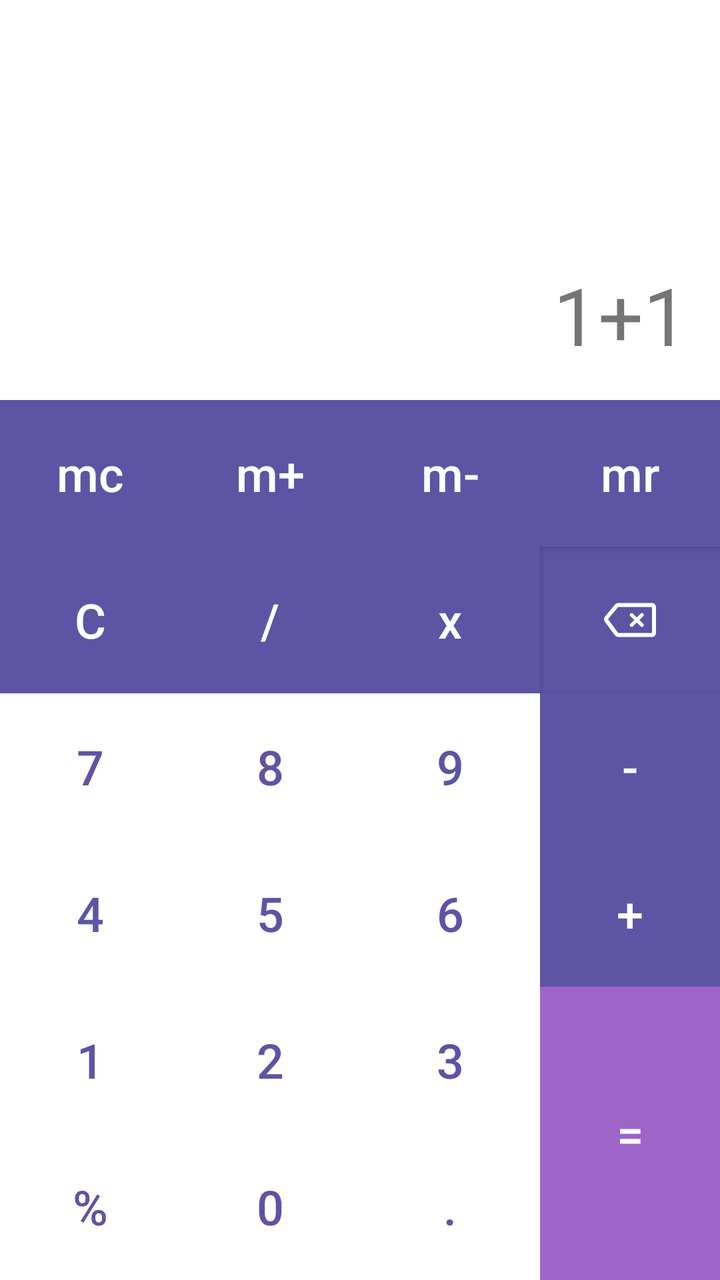
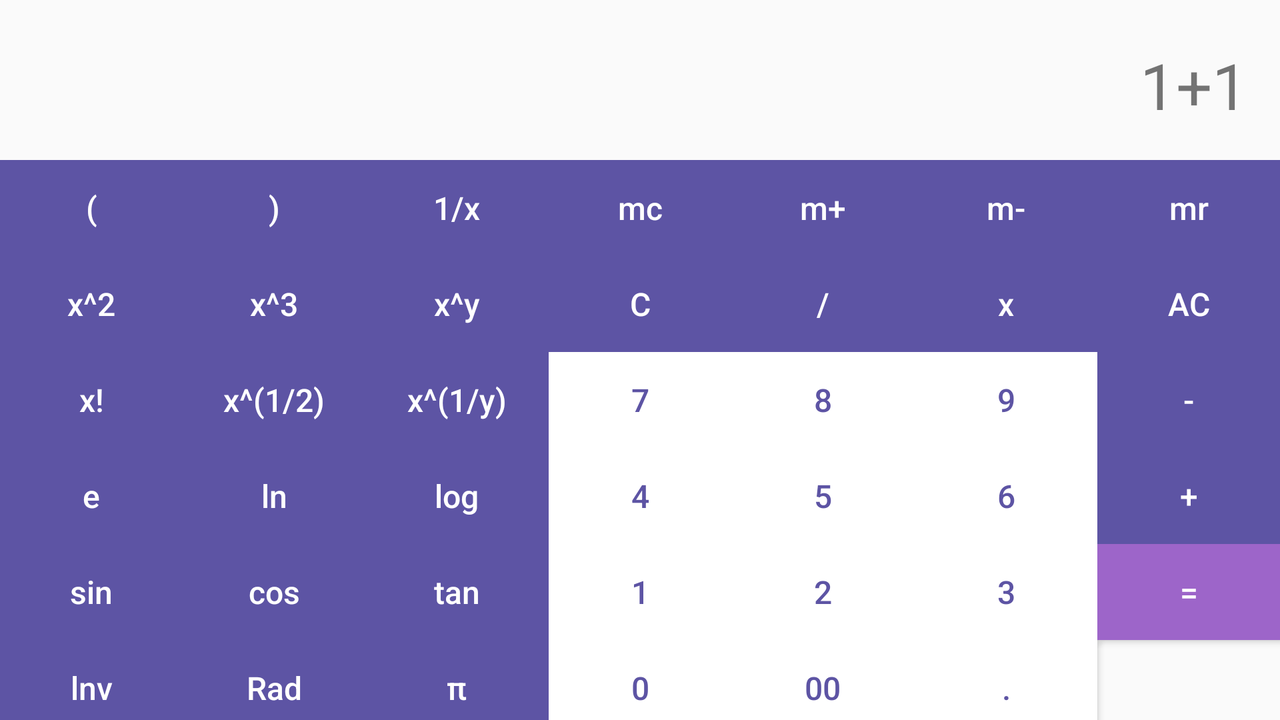

An Android layout and its configuration variant, each rendered on a device that would load it. The default file and the variant file are quoted in full after the pictures.
<!-- AndroidManifest.xml: activity theme Theme.AppCompat.DayNight.NoActionBar -->
<!-- res/layout/activity_calculator.xml -->
<?xml version="1.0" encoding="utf-8"?>
<LinearLayout xmlns:android="http://schemas.android.com/apk/res/android"
    xmlns:app="http://schemas.android.com/apk/res-auto"
    xmlns:tools="http://schemas.android.com/tools"
    android:layout_width="match_parent"
    android:layout_height="match_parent"
    android:orientation="vertical"
    tools:context=".CalculatorActivity">
    <FrameLayout
        android:layout_width="match_parent"
        android:layout_height="200dp"
        android:padding="16dp"
        android:background="@android:color/white"
        android:orientation="vertical">
        <TextView
            android:layout_width="wrap_content"
            android:layout_height="wrap_content"
            android:layout_gravity="bottom|end"
            android:text="1+1"
            android:textSize="40sp"
            />
    </FrameLayout>
    <GridLayout
        android:layout_width="match_parent"
        android:layout_height="match_parent"
        android:columnCount="4"
        android:rowCount="6"
        >
        <Button
            style="@style/CalculatorButtonOp"
            android:text="mc"
            android:textAllCaps="false"
            />
        <Button
            style="@style/CalculatorButtonOp"
            android:text="m+"
            android:textAllCaps="false"
            />
        <Button
            style="@style/CalculatorButtonOp"
            android:text="m-"
            android:textAllCaps="false"
            />
        <Button
            style="@style/CalculatorButtonOp"
            android:text="mr"
            android:textAllCaps="false"
            />
        <Button
            style="@style/CalculatorButtonOp"
            android:text="C"
            />
        <Button
            style="@style/CalculatorButtonOp"
            android:text="/"
            />
        <Button
            style="@style/CalculatorButtonOp"
            android:text="x"
            />
        <ImageButton
            style="@style/CalculatorButtonOp"
            android:src="@drawable/ic_erase"
            />
        <Button
            style="@style/CalculatorButton"
            android:text="7"
            />
        <Button
            style="@style/CalculatorButton"
            android:text="8"
            />
        <Button
            style="@style/CalculatorButton"
            android:text="9"
            />
        <Button
            style="@style/CalculatorButtonOp"
            android:text="-"
            />
        <Button
            style="@style/CalculatorButton"
            android:text="4"
            />
        <Button
            style="@style/CalculatorButton"
            android:text="5"
            />
        <Button
            style="@style/CalculatorButton"
            android:text="6"
            />
        <Button
            style="@style/CalculatorButtonOp"
            android:text="+"
            />
        <Button
            style="@style/CalculatorButton"
            android:text="1"
            />
        <Button
            style="@style/CalculatorButton"
            android:text="2"
            />
        <Button
            style="@style/CalculatorButton"
            android:text="3"
            />
        <Button
            style="@style/CalculatorButton"
            android:layout_rowSpan="2"
            android:background="@color/colorPrimary"
            android:text="="
            android:textColor="@android:color/white"
            />
        <Button
            style="@style/CalculatorButton"
            android:text="%"
            />
        <Button
            style="@style/CalculatorButton"
            android:text="0"
            />
        <Button
            style="@style/CalculatorButton"
            android:text="."
            />
    </GridLayout>
</LinearLayout>
<!-- resources referenced by this layout -->
<resources>
  <color name="colorPrimary">#9d65c9</color>
  <!-- drawable ic_erase (drawable) -->
  <vector xmlns:android="http://schemas.android.com/apk/res/android"
      android:width="28dp"
      android:height="28dp"
      android:viewportWidth="28"
      android:viewportHeight="28">
    <path
        android:pathData="M14.0783,11.9751C13.7956,11.6956 13.7956,11.2423 14.0783,10.9628L14.3342,10.7097C14.6169,10.4301 15.0752,10.4301 15.3579,10.7097L17.4054,12.7346L19.4526,10.71C19.7353,10.4304 20.1936,10.4304 20.4763,10.71L20.7322,10.9631C21.0149,11.2426 21.0149,11.6959 20.7322,11.9755L18.685,14L20.7322,16.0245C21.0149,16.3041 21.0149,16.7574 20.7322,17.0369L20.4763,17.29C20.1936,17.5696 19.7353,17.5696 19.4526,17.29L17.4054,15.2654L15.3579,17.2903C15.0752,17.5699 14.6169,17.5699 14.3342,17.2903L14.0783,17.0372C13.7956,16.7577 13.7956,16.3044 14.0783,16.0249L16.1258,14L14.0783,11.9751Z"
        android:fillColor="#000000"/>
    <path
        android:pathData="M8.061,5.5C7.4648,5.5 6.8997,5.766 6.5197,6.2254L1.4607,12.343C0.8748,13.0515 0.8474,14.0681 1.3942,14.8072L6.4866,21.6896C6.8637,22.1993 7.4603,22.5 8.0943,22.5H25C26.1046,22.5 27,21.6046 27,20.5V7.5C27,6.3954 26.1046,5.5 25,5.5H8.061ZM8.061,7.5L25,7.5V20.5H8.0943L3.002,13.6176L8.061,7.5Z"
        android:fillColor="#000000"
        android:fillType="evenOdd"/>
  </vector>
  <style name="CalculatorButton">
          <item name="android:layout_width">wrap_content</item>
          <item name="android:layout_height">wrap_content</item>
          <item name="android:layout_columnWeight">1</item>
          <item name="android:layout_rowWeight">1</item>
          <item name="android:background">@android:color/white</item>
          <item name="android:elevation">1dp</item>
          <item name="android:textColor">@color/colorPrimaryDark</item>
          <item name="android:textSize">24sp</item>
          <item name="android:tint">@android:color/white</item>
          <item name="android:scaleType">centerInside</item>
          <item name="android:textAllCaps">false</item>
      </style>
  <style name="CalculatorButtonOp" parent="CalculatorButton">
          <item name="android:background">@color/colorPrimaryDark</item>
          <item name="android:tint">@android:color/white</item>
          <item name="android:textColor">@android:color/white</item>
      </style>
  <color name="colorPrimaryDark">#5d54a4</color>
</resources>
<!-- res/layout-land/activity_calculator.xml (the repository's variant of the layout above) -->
<!-- drawn on the phone turned sideways -->
<?xml version="1.0" encoding="utf-8"?>
<androidx.constraintlayout.widget.ConstraintLayout xmlns:android="http://schemas.android.com/apk/res/android"
    xmlns:app="http://schemas.android.com/apk/res-auto"
    xmlns:tools="http://schemas.android.com/tools"
    android:layout_width="match_parent"
    android:layout_height="match_parent"
    android:orientation="vertical"
    tools:context=".CalculatorActivity">

    <FrameLayout
        android:id="@+id/frameLayout"
        android:layout_width="match_parent"
        android:layout_height="80dp"
        android:orientation="vertical"
        android:padding="16dp"
        app:layout_constraintEnd_toEndOf="parent"
        app:layout_constraintStart_toStartOf="parent"
        app:layout_constraintTop_toTopOf="parent">

        <TextView
            android:layout_width="wrap_content"
            android:layout_height="wrap_content"
            android:layout_gravity="bottom|end"
            android:text="1+1"
            android:textSize="32sp" />
    </FrameLayout>

    <GridLayout
        android:id="@+id/gridLayout"
        android:layout_width="match_parent"
        android:layout_height="0dp"
        android:columnCount="7"
        android:rowCount="6"
        app:layout_constraintBottom_toBottomOf="parent"
        app:layout_constraintEnd_toEndOf="parent"
        app:layout_constraintStart_toStartOf="parent"
        app:layout_constraintTop_toBottomOf="@+id/frameLayout">

        <Button
            style="@style/CalculatorButtonOp"
            android:text="("
            android:textAllCaps="false" />

        <Button
            style="@style/CalculatorButtonOp"
            android:text=")"
            android:textAllCaps="false" />

        <Button
            style="@style/CalculatorButtonOp"
            android:text="1/x"
            android:textAllCaps="false" />

        <Button
            style="@style/CalculatorButtonOp"
            android:text="mc"
            android:textAllCaps="false" />

        <Button
            style="@style/CalculatorButtonOp"
            android:text="m+"
            android:textAllCaps="false" />

        <Button
            style="@style/CalculatorButtonOp"
            android:text="m-"
            android:textAllCaps="false" />

        <Button
            style="@style/CalculatorButtonOp"
            android:text="mr"
            android:textAllCaps="false" />

        <Button
            style="@style/CalculatorButtonOp"
            android:text="x^2" />

        <Button
            style="@style/CalculatorButtonOp"
            android:text="x^3" />

        <Button
            style="@style/CalculatorButtonOp"
            android:text="x^y" />

        <Button
            style="@style/CalculatorButtonOp"
            android:text="C" />

        <Button
            style="@style/CalculatorButtonOp"
            android:text="/" />

        <Button
            style="@style/CalculatorButtonOp"
            android:text="x" />

        <Button
            style="@style/CalculatorButtonOp"
            android:text="AC" />

        <Button
            style="@style/CalculatorButtonOp"
            android:text="x!" />

        <Button
            style="@style/CalculatorButtonOp"
            android:text="x^(1/2)" />

        <Button
            style="@style/CalculatorButtonOp"
            android:text="x^(1/y)" />

        <Button
            style="@style/CalculatorButton"
            android:text="7" />

        <Button
            style="@style/CalculatorButton"
            android:text="8" />

        <Button
            style="@style/CalculatorButton"
            android:text="9" />

        <Button
            style="@style/CalculatorButtonOp"
            android:text="-" />

        <Button
            style="@style/CalculatorButtonOp"
            android:text="e" />

        <Button
            style="@style/CalculatorButtonOp"
            android:text="ln" />

        <Button
            style="@style/CalculatorButtonOp"
            android:text="log" />

        <Button
            style="@style/CalculatorButton"
            android:text="4" />

        <Button
            style="@style/CalculatorButton"
            android:text="5" />

        <Button
            style="@style/CalculatorButton"
            android:text="6" />

        <Button
            style="@style/CalculatorButtonOp"
            android:text="+" />

        <Button
            style="@style/CalculatorButtonOp"
            android:text="sin" />

        <Button
            style="@style/CalculatorButtonOp"
            android:text="cos" />

        <Button
            style="@style/CalculatorButtonOp"
            android:text="tan" />

        <Button
            style="@style/CalculatorButton"
            android:text="1" />

        <Button
            style="@style/CalculatorButton"
            android:text="2" />

        <Button
            style="@style/CalculatorButton"
            android:text="3" />

        <Button
            style="@style/CalculatorButton"
            android:layout_rowSpan="2"
            android:background="@color/colorPrimary"
            android:text="="
            android:textColor="@android:color/white" />

        <Button
            style="@style/CalculatorButtonOp"
            android:text="lnv" />

        <Button
            style="@style/CalculatorButtonOp"
            android:text="Rad" />

        <Button
            style="@style/CalculatorButtonOp"
            android:text="π" />

        <Button
            style="@style/CalculatorButton"
            android:text="0" />

        <Button
            style="@style/CalculatorButton"
            android:text="00" />

        <Button
            style="@style/CalculatorButton"
            android:text="." />
    </GridLayout>
</androidx.constraintlayout.widget.ConstraintLayout>
<!-- resources referenced by the variant -->
<!-- as the phone turned sideways resolves them -->
<resources>
  <color name="colorPrimary">#9d65c9</color>
  <!-- from res/values-land/ -->
  <style name="CalculatorButton">
          <item name="android:layout_width">wrap_content</item>
          <item name="android:layout_height">wrap_content</item>
          <item name="android:layout_columnWeight">1</item>
          <item name="android:background">@android:color/white</item>
          <item name="android:textColor">@color/colorPrimaryDark</item>
          <item name="android:textSize">16sp</item>
          <item name="android:tint">@android:color/white</item>
          <item name="android:scaleType">centerInside</item>
          <item name="android:textAllCaps">false</item>
      </style>
  <!-- from res/values-land/ -->
  <style name="CalculatorButtonOp" parent="CalculatorButton">
          <item name="android:background">@color/colorPrimaryDark</item>
          <item name="android:tint">@android:color/white</item>
          <item name="android:textColor">@android:color/white</item>
      </style>
  <color name="colorPrimaryDark">#5d54a4</color>
</resources>
